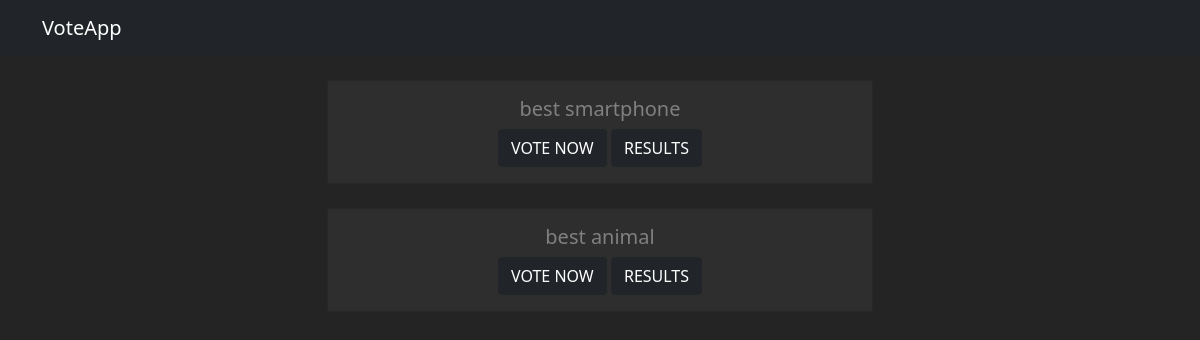
Before: /polls/ with the older database file.
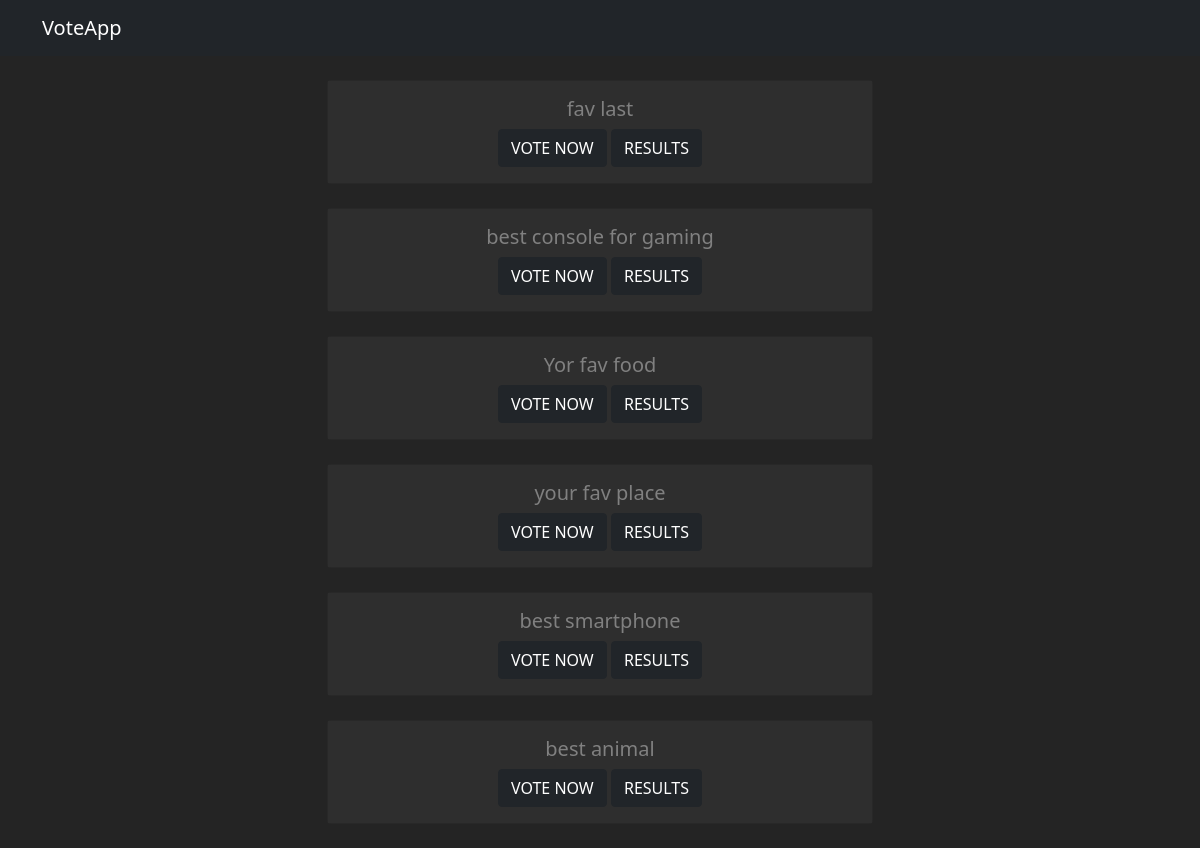
After: the same page with the newer database file.
### polls/models.py (models this page shows, shortened)
class Question(models.Model):
	question_text = models.CharField(max_length=200)
	pub_date = models.DateTimeField('date published')

### polls/views.py (the view)
# urls.py: path('', views.index, name='index')
def index(request):
	questions = Question.objects.order_by('-pub_date')[:6]
	context = {'questions':questions}
	return render(request, 'polls/index.html', context)

### templates/polls/index.html
{% extends 'base.html' %}
{% block content %}
{% for q in questions %}
<div class="card mb-4">
	<div class="card-body text-center">
		<h5>{{ q.question_text }}</h5>
		<a href="{% url 'polls:detail' q.id %}" class="btn btn-dark">VOTE NOW</a>
		<a href="{% url 'polls:results' q.id %}" class="btn btn-dark">RESULTS</a>
	</div>
</div>
{% endfor %}
{% endblock %}

Changed rows visible on the page:
added Question: question_text "fav last"
added Question: question_text "best console for gaming"
added Question: question_text "Yor fav food"
added Question: question_text "your fav place"
